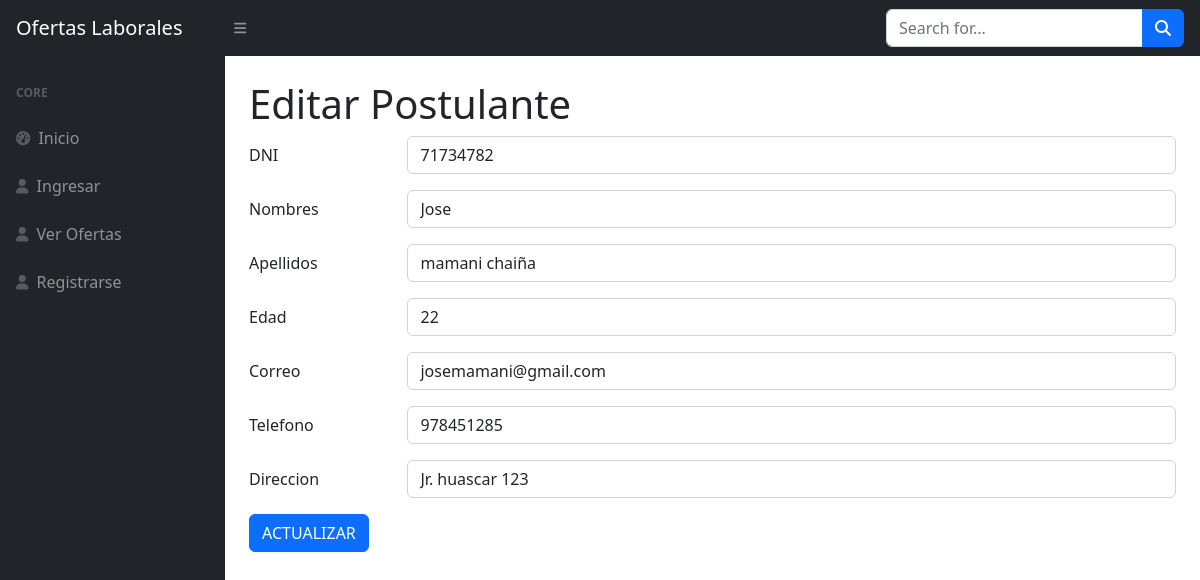
The app's page /source/admin/editar_postulante.php?id_postulante=1 with its own data.
### tables this page shows
CREATE TABLE `postulantes` (
  `id` int(3) NOT NULL,
  `dni` varchar(10) NOT NULL DEFAULT '',
  `nombres` varchar(128) NOT NULL DEFAULT '',
  `apellidos` varchar(128) NOT NULL DEFAULT '',
  `edad` int(11) DEFAULT NULL,
  `correo` varchar(256) NOT NULL DEFAULT '',
  `telefono` varchar(10) DEFAULT '',
  `direccion` varchar(128) NOT NULL DEFAULT '',
  `estado_civil` varchar(64) NOT NULL DEFAULT '',
  `especialidad` varchar(256) NOT NULL DEFAULT '',
  `archivo_cv` blob NOT NULL,
  `autorizado` tinyint(1) NOT NULL DEFAULT 0,
  `id_usuario` int(4) NOT NULL DEFAULT 0
);

### source/admin/editar_postulante.php (the view, shortened to what this page needs)
<?php
    include("../../includes/header.php");
    $conexion = conectar();
    $id_postulante = $_REQUEST['id_postulante'];
    $sql="SELECT * FROM postulantes WHERE id='$id_postulante'";
    $resultado=mysqli_query($conexion,$sql);
    $fila=mysqli_fetch_assoc($resultado);
?>
<main>
<div class="container-fluid px-4">
    <h1 class="mt-4">Editar Postulante</h1>
        <form method="POST" action="actualizar_postulante.php">
            <div class="row mb-3">
                <label class="col-sm-2 col-form-label">DNI</label>
                <div class="col-sm-10">
                <input type="text" class="form-control" name="txt_dni" required value="<?php echo $fila['dni'] ?>">
                </div>
            </div>
            <div class="row mb-3">
                <label class="col-sm-2 col-form-label">Nombres</label>
                <div class="col-sm-10">
                <input type="text" class="form-control" name="txt_nombres" required value="<?php echo $fila['nombres'] ?>">
                </div>
            </div>
            <div class="row mb-3">
                <label class="col-sm-2 col-form-label">Apellidos</label>
                <div class="col-sm-10">
                <input type="text" class="form-control" name="txt_apellidos" required value="<?php echo $fila['apellidos'] ?>">
                </div>
            </div>
            <div class="row mb-3">
                <label class="col-sm-2 col-form-label">Edad</label>
                <div class="col-sm-10">
                <input type="text" class="form-control" name="txt_edad" required value="<?php echo $fila['edad'] ?>">
                </div>
            </div>
            <div class="row mb-3">
                <label class="col-sm-2 col-form-label">Correo</label>
                <div class="col-sm-10">
                <input type="text" class="form-control" name="txt_correo" required value="<?php echo $fila['correo'] ?>">
                </div>
            </div>
            <div class="row mb-3">
                <label class="col-sm-2 col-form-label">Telefono</label>
                <div class="col-sm-10">
                <input type="text" class="form-control" name="txt_telefono" required value="<?php echo $fila['telefono'] ?>">
                </div>
            </div>
            <div class="row mb-3">
                <label class="col-sm-2 col-form-label">Direccion</label>
                <div class="col-sm-10">
                <input type="text" class="form-control" name="txt_direccion" required value="<?php echo $fila['direccion'] ?>">
                </div>
            </div>
            <button type="submit" class="btn btn-primary">ACTUALIZAR</button>
        </form>
    </div>
</main>

### records on screen
postulantes: txt_dni "71734782", txt_nombres "Jose", txt_apellidos "mamani chaiña", txt_edad "22", txt_correo "josemamani@gmail.com", txt_telefono "978451285", txt_direccion "Jr. huascar 123"
